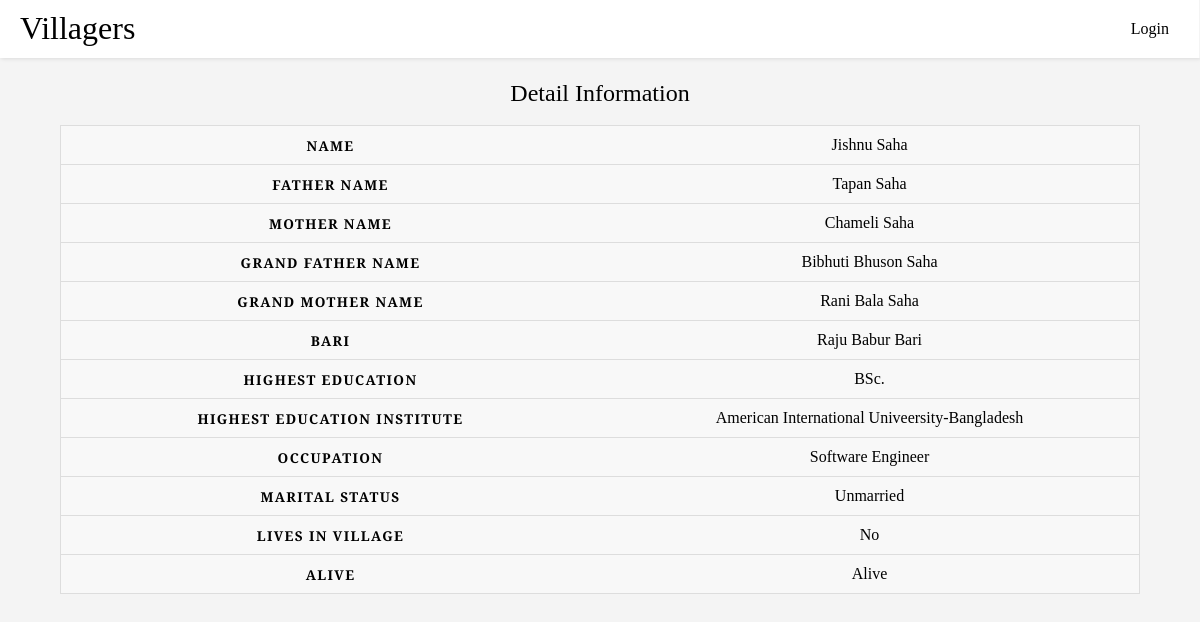
The app's page /5/ with its own data.
### villagers/models.py (models this page shows)
class Villager(models.Model):
    name = models.CharField(max_length=50, blank=False, null=False, help_text="গ্রামের বাইরের লোক যুক্ত করবেন না")
    bari = models.ForeignKey('Bari', on_delete=models.SET_DEFAULT, default=None)
    highest_education = models.CharField(max_length=20, blank=True, null=True)
    highest_education_institute = models.CharField(max_length=100, blank=True, null=True)
    occupation = models.CharField(max_length=100, blank=True, null=True, help_text='পেশা')
    marital_status_option = (
        (None, ''),
        ('Married', 'Married'),
        ('Unmarried', 'Unmarried'),
    )
    marital_status = models.CharField(
        max_length=10,
        choices=marital_status_option,
        blank=False,
        default='',
        help_text='বিবাহিত',
    )
    sex_option = (
        (None, ''),
        ('Male', 'Male'),
        ('Female', 'Female'),
    )
    sex = models.CharField(
        max_length=10,
        choices=sex_option,
        blank=False,
        default='',
        help_text='লিঙ্গ',
    )
    lives_in_villager_option = (
        (None, ''),
        ('Yes', 'Yes'),
        ('No', 'No'),
    )
    lives_in_village = models.CharField(
        max_length=10,
        choices=lives_in_villager_option,
        blank=False,
        default='',
        help_text='বর্তমানে গ্রামে থাকেন?',
    )
    alive_option = (
        (None, ''),
        ('Alive', 'Alive'),
        ('Dead', 'Dead'),
    )
    alive = models.CharField(
        max_length=10,
        choices=alive_option,
        blank=False,
        default='',
        help_text='জীবিত আছেন?',
    )
    father = models.ForeignKey('self', on_delete=models.SET_DEFAULT, default=None, blank=True, null=True, help_text='গ্রামের হলে যুক্ত করুন', related_name='father_name')
    mother = models.ForeignKey('self', on_delete=models.SET_DEFAULT, default=None, blank=True, null=True, help_text='গ্রামের হলে যুক্ত করুন', related_name="mother_name")
    grand_father = models.ForeignKey('self', on_delete=models.SET_DEFAULT, default=None, blank=True, null=True, help_text='গ্রামের হলে যুক্ত করুন', related_name='grand_father_name')
    grand_mother = models.ForeignKey('self', on_delete=models.SET_DEFAULT, default=None, blank=True, null=True, help_text='গ্রামের হলে যুক্ত করুন', related_name="grand_mother_name")
    spouse = models.ForeignKey('self', on_delete=models.SET_DEFAULT, default=None, blank=True, null=True, help_text='গ্রামের হলে যুক্ত করুন')
    def __str__(self):
        return self.name
    def get_absolute_url(self):
        return reverse('villager-details', args=[str(self.id)])

class Bari(models.Model):
    name = models.CharField(max_length=50, null=False)
    def __str__(self):
        return self.name

### villagers/views.py (the view)
# urls.py: path('<int:pk>/', views.detail, name='villager-details')
def detail(request, pk):
    villager = get_object_or_404(Villager, pk=pk)
    if villager.sex == 'Male':
        children = Villager.objects.filter(father=villager)
    else:
        children = Villager.objects.filter(mother=villager)
    context = {
        'villager': villager,
        'children': children,
    }
    return render(request, 'villagers/villager_details.html', context={'context': context})

### villagers/templates/villagers/villager_details.html (shortened to what this page needs)
{% extends 'base_generic.html' %}
{% load static %}
{% block content %}
    <link href="{% static 'villagers/css/villager_details.css' %}" rel="stylesheet">
    <table>
        <caption >Detail Information</caption>
        <tbody>
            <tr>
                <th>name</th>
                <td data-label="NAME">
                    <a href="{{ context.villager.get_absolute_url }}" >{{ context.villager.name }} </a>
                </td>
            </tr>
            <tr>
                <th>Father name</th>
                <td data-label="FATHER name">
                    {% if context.villager.father %}
                        <a href="{{ context.villager.father.get_absolute_url }}" >{{ context.villager.father }}</a>
                    {% else %}
                        -
                    {% endif %}
                </td>
            </tr>
            <tr>
                <th>mother name</th>
                <td data-label="FATHER name">
                    {% if context.villager.mother %}
                        <a href="{{ context.villager.mother.get_absolute_url }}" >{{ context.villager.mother }}</a>
                    {% else %}
                        -
                    {% endif %}
                </td>
            </tr>
            <tr>
                <th>grand Father name</th>
                <td data-label="grand FATHER name">
                    {% if context.villager.grand_father %}
                        <a href="{{ context.villager.grand_father.get_absolute_url }}" >{{ context.villager.grand_father }}</a>
                    {% else %}
                        -
                    {% endif %}
                </td>
            </tr>
            <tr>
                <th>grand mother name</th>
                <td data-label="grand FATHER name">
                    {% if context.villager.grand_mother %}
                        <a href="{{ context.villager.grand_mother.get_absolute_url }}" >{{ context.villager.grand_mother }}</a>
                    {% else %}
                        -
                    {% endif %}
                </td>
            </tr>
            <tr>
                <th>bari</th>
                <td data-label="bari">
                    {% if context.villager.bari %}
                       {{ context.villager.bari }}
                    {% else %}
                        -
                    {% endif %}
                </td>
            </tr>
            {% if context.villager.highest_education %}
            <tr>
                <th>highest education</th>
                <td data-label="highes education">
                       {{ context.villager.highest_education }}
                </td>
            </tr>
            {% endif %}
            {% if context.villager.highest_education_institute %}
            <tr>
                <th>highest education institute</th>
                <td data-label="highes education institute">
                       {{ context.villager.highest_education_institute }}
                </td>
            </tr>
            {% endif %}
            <tr>
                <th>occupation</th>
                <td data-label="occupation">
                    {% if context.villager.occupation %}
                       {{ context.villager.occupation }}
                    {% else %}
                        -
                    {% endif %}
                </td>
            </tr>
            <tr>
                <th>marital status</th>
                <td data-label="marital_status">
                    {{ context.villager.marital_status }}
                </td>
            </tr>
            <tr>
                <th>Lives in Village</th>
                <td data-level="lives in village">
                    {{ context.villager.lives_in_village }}
                </td>
            </tr>
            <tr>
                <th>Alive</th>
                <td data-level="Alive">
                     {{ context.villager.alive }}
                </td>
            </tr>
        </tbody>
    </table>
{% endblock %}

### villagers/static/villagers/css/header.css (style rules this page uses)
body { margin: 0; font-family: 'Droid Serif', serif; background-color: #f4f4f4; }
a { color: #000; }

### villagers/static/villagers/css/villager_details.css (style rules this page uses)
table { border: 1px solid #ccc; border-collapse: collapse; width: 90%; alignment: center; margin-left:auto; margin-right:auto; table-layout: fixed; }
table caption { font-size: 1.5em; margin: .5em 0 .75em; }
table tr { background-color: #f8f8f8; border: 1px solid #ddd; padding: .35em; }
table td { text-transform: capitalize; }
table th, table td { padding: .625em; text-align: center; }
table td a { text-decoration: none; }
table th { font-size: .85em; letter-spacing: .1em; text-transform: uppercase; }

### records on screen
Villager: villager.name "Jishnu Saha", villager.father "Tapan Saha", villager.mother "Chameli Saha", villager.grand_father "Bibhuti Bhuson Saha", villager.grand_mother "Rani Bala Saha", villager.bari "Raju Babur Bari", villager.highest_education "BSc.", villager.highest_education_institute "American International Univeersity-Bangladesh", villager.occupation "Software Engineer", villager.marital_status "Unmarried", villager.lives_in_village "No", villager.alive "Alive"
